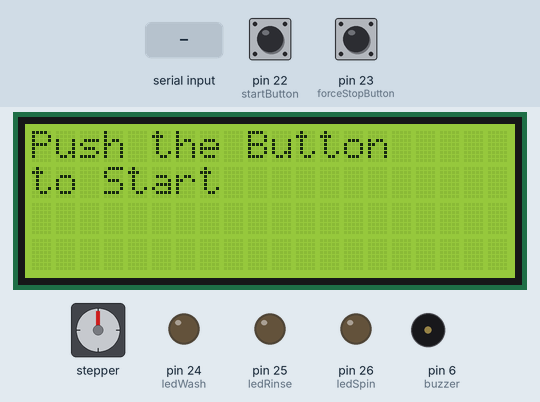
This sketch was run on a simulated Arduino Mega 2560, built with avr-gcc and run on an emulated ATmega2560. On the bench: 20×4 character LCD, stepper motor, output pins drawn as LEDs (lit = HIGH), buzzer (waves = sounding). Inputs (shaded band) come from the test bench; at power-on: pin 23 (forceStopButton) HIGH, pin 22 (startButton) HIGH. Stepper angles assume 2048 steps per turn; pins used as bus, display or sensor lines are not drawn.

Above: at 1.3 s.
1.4 s: "A\n" received over the second serial link
At 1.7 s:
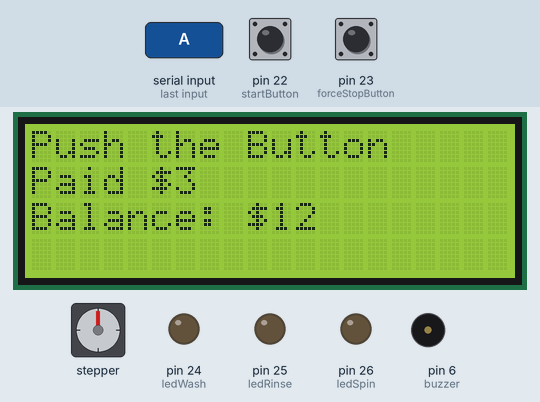
4.4 s: pin 23 (forceStopButton) pulled LOW for 0.15 s
At 4.5 s:
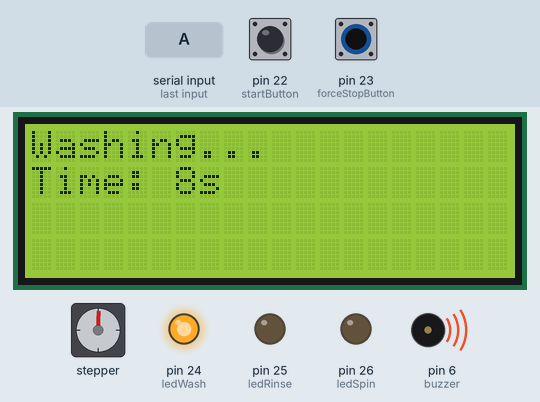
5.1 s: pin 22 (startButton) pulled LOW for 3.2 s
At 7.5 s:
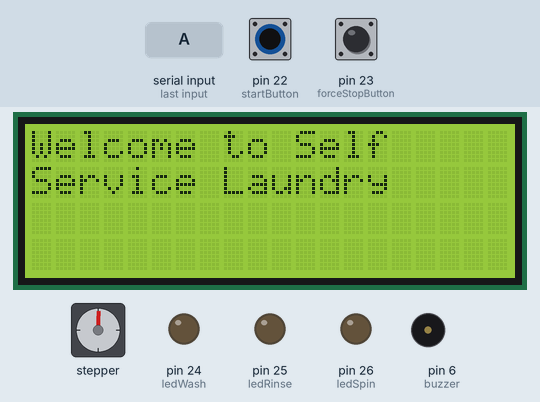
10.4 s: "B\n" received over the second serial link
At 11.6 s:
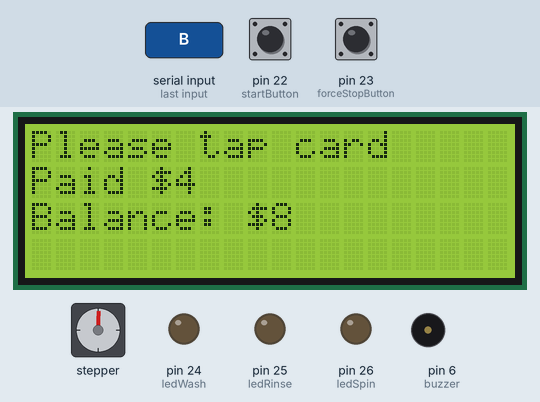
13.4 s: "D \n" received over the second serial link
At 14.8 s:
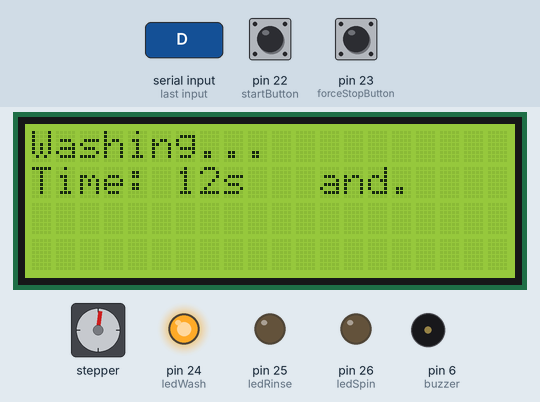
16.4 s: "D 90\n" received over the second serial link
At 16.8 s:
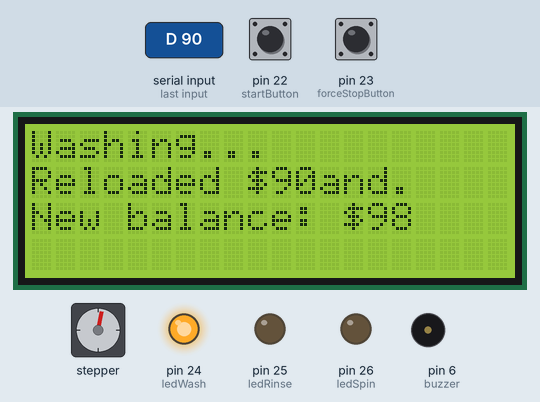
Timing chart, 0 to 23.9 s (numbered marks = the images above; inputs shaded):
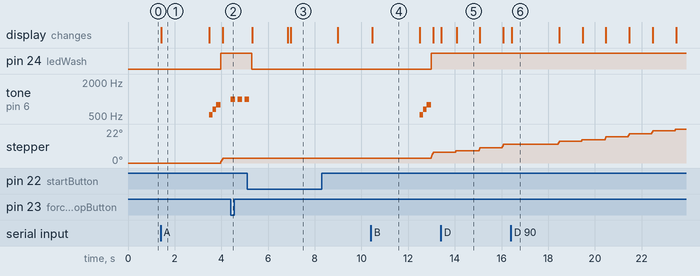

The sketch:

the_real_final_project.ino
```cpp
// --- Include Libraries ---
#include <SPI.h>
#include <MFRC522.h>
#include <SoftwareSerial.h>
#include <LiquidCrystal_I2C.h>
#include <Stepper.h>

// --- RFID and Bluetooth ---
#define SS_PIN 53
#define RST_PIN 5
#define BTSerial Serial1
MFRC522 rfid(SS_PIN, RST_PIN);
SoftwareSerial mySerial(19, 18);
#define STEPS 2048
Stepper myStepper(STEPS, 8, 10, 9, 11);

// --- LCD ---
LiquidCrystal_I2C lcd(0x27, 20, 4);

// --- Pins ---
const int startButton = 22;
const int forceStopButton = 23; // <-- Force stop button added
const int ledWash = 24, ledRinse = 25, ledSpin = 26, buzzer = 6;

// --- State Machine ---
enum MachineState { WAIT_START, WAIT_CARD, WAIT_COMMAND, RUNNING_CYCLE, COMPLETE };
MachineState state = WAIT_START;

// --- Global Variables ---
String users[] = {"79 E2 4D 05", "43 A8 E5 0F"};
int balances[] = {10, 5};
String currentUID = "";
String inputCommand = "";
unsigned long cycleStartTime = 0;
unsigned long currentMillis;
int cycleStep = 0;
bool buzzerPlayed = false;
int cycleDurations[3][3] = {{10, 5, 7}, {15, 7, 10}, {20, 10, 15}};
int remainingSecs = 0;

// --- Setup ---
void setup() {
  Serial.begin(9600);
  Serial1.begin(9600);
  SPI.begin();
  rfid.PCD_Init();
  lcd.init(); lcd.backlight();
  myStepper.setSpeed(10);

  pinMode(startButton, INPUT_PULLUP);
  pinMode(forceStopButton, INPUT_PULLUP);  // <-- Initialize force stop pin
  pinMode(ledWash, OUTPUT);
  pinMode(ledRinse, OUTPUT);
  pinMode(ledSpin, OUTPUT);
  pinMode(buzzer, OUTPUT);

  lcd.setCursor(0, 0);
  lcd.print("Push the Button ");
  lcd.setCursor(0, 1);
  lcd.print("to Start");
  Serial1.print("Push the Button to Start\n");
}

// --- Loop ---
void loop() {
  currentMillis = millis();

  // Check force stop button
  if (digitalRead(forceStopButton) == LOW) {
    forceStopProcess();
    return;  // Exit loop early to avoid running other states
  }

  handleBluetoothCommands();

  switch (state) {
    case WAIT_START:
      if (digitalRead(startButton) == LOW) {
        delay(100);
        if (digitalRead(startButton) == LOW) {
          lcd.clear();
          lcd.setCursor(0, 0);
          lcd.print("Welcome to Self");
          lcd.setCursor(0, 1);
          lcd.print("Service Laundry");
          delay(2000);
          lcd.clear();
          lcd.print("Please tap card");
          Serial1.print("Please tap card\n");
          state = WAIT_CARD;
        }
      }
      break;

    case WAIT_CARD:
      if (rfid.PICC_IsNewCardPresent() && rfid.PICC_ReadCardSerial()) {
        currentUID = getUID(rfid.uid);
        int idx = findUserIndex(currentUID);
        if (idx != -1) {
          lcd.clear();
          lcd.setCursor(0, 0);
          lcd.print("Choose A/B/C/D");
          lcd.setCursor(0, 1);
          lcd.print("Balance: $");
          lcd.print(balances[idx]);
          Serial1.println("Card accepted. Waiting for command.");
          Serial1.println("Choose A (normal), B (warm), C (high), or D (reload)");
          state = WAIT_COMMAND;
        } else {
          lcd.clear(); lcd.print("Unknown Card");
          delay(2000);
          lcd.clear(); lcd.print("Please tap card");
        }
        rfid.PICC_HaltA(); rfid.PCD_StopCrypto1();
      }
      break;

    case WAIT_COMMAND:
      // Bluetooth command waiting handled separately
      break;

    case RUNNING_CYCLE:
      runWashingCycle();
      break;

    case COMPLETE:
      if (!buzzerPlayed) {
        playEndTune();
        buzzerPlayed = true;
      }
      lcd.setCursor(0, 1); lcd.print("Ready to Unload");
      delay(3000);
      lcd.clear();
      lcd.print("Push the Button ");
      lcd.setCursor(0, 1);
      lcd.print("to Start");
      currentUID = "";
      buzzerPlayed = false;
      state = WAIT_START;
      break;
  }
}

// --- Force Stop Logic ---
void forceStopProcess() {
  // Sound emergency alert
  for (int i = 0; i < 3; i++) {
    tone(buzzer, 1000);  // High-pitched beep
    delay(200);
    noTone(buzzer);
    delay(100);
  }

  // Turn off all processes
  digitalWrite(ledWash, LOW);
  digitalWrite(ledRinse, LOW);
  digitalWrite(ledSpin, LOW);

  state = WAIT_START;
  currentUID = "";
  inputCommand = "";
  cycleStep = 0;
  remainingSecs = 0;

  lcd.clear();
  lcd.print("Process Stopped");
  delay(1500);

  lcd.clear();
  lcd.setCursor(0, 0);
  lcd.print("Push the Button ");
  lcd.setCursor(0, 1);
  lcd.print("to Start");

  Serial1.println("Process force stopped. Waiting to start.");
}


// --- Command & Cycle Logic ---
void parseCommand(String cmd) {
  cmd.trim(); cmd.toUpperCase();
  int userIdx = findUserIndex(currentUID);

  if (cmd == "A" || cmd == "B" || cmd == "C") {
    int option = cmd[0] - 'A';
    int cost = option == 0 ? 3 : (option == 1 ? 4 : 6);
    if (balances[userIdx] >= cost) {
      balances[userIdx] -= cost;
      lcd.setCursor(0, 1);
      lcd.print("Paid $"); lcd.print(cost);lcd.print("        ");
      lcd.setCursor(0, 2);
      lcd.print("Balance: $"); lcd.print(balances[userIdx]);lcd.print("     ");
      Serial1.print("Paid $"); Serial1.print(cost);
      Serial1.print(". Balance: $"); Serial1.println(balances[userIdx]);
      delay(2000);
      lcd.setCursor(0, 1);
      lcd.print("             ");
      lcd.setCursor(0, 2);
      lcd.print("                 ");
      //delay(1000);
      startWashingCycle(option);
    } else {
      Serial1.println("Insufficient balance.");
      lcd.setCursor(0, 1); lcd.print("Insufficient balance");
      delay(2000);
      lcd.setCursor(0, 1);
      lcd.print("                    ");
      lcd.setCursor(0, 2);
      lcd.print("                 ");
      //delay(1000);
    }
  } else if (cmd.startsWith("D ")) {
    int amt = cmd.substring(2).toInt();
    if (amt > 0) {
      balances[userIdx] += amt;
      Serial1.print("Reloaded $"); Serial1.print(amt);
      Serial1.print(". New balance: $"); Serial1.println(balances[userIdx]);
      lcd.setCursor(0, 1); lcd.print("Reloaded $"); lcd.print(amt);

      lcd.setCursor(0, 2); lcd.print("New balance: $"); lcd.print(balances[userIdx]); lcd.print("   ");
      delay(2000);
    }
  } else {
    Serial1.println("Invalid command.");
    lcd.setCursor(0, 1); lcd.print("Invalid command.");
  }
}

void startWashingCycle(int type) {
  lcd.clear(); lcd.print("Washing...");
  playStartTune();
  cycleStartTime = millis();
  cycleStep = 0;
  remainingSecs = cycleDurations[type][cycleStep];
  digitalWrite(ledWash, HIGH);
  state = RUNNING_CYCLE;
}

void runWashingCycle() {
  static unsigned long lastTick = 0;
  if (currentMillis - lastTick >= 1000 && remainingSecs > 0) {
    lastTick = currentMillis;
    remainingSecs--;
    myStepper.step(10);
    lcd.setCursor(0, 1); lcd.print("Time: ");
    lcd.print(remainingSecs); lcd.print("s   ");
  }

  if (remainingSecs <= 0) {
    digitalWrite(ledWash, LOW);
    digitalWrite(ledRinse, LOW);
    digitalWrite(ledSpin, LOW);
    cycleStep++;
    if (cycleStep >= 3) {
      lcd.clear(); lcd.print("Cycle Complete!");
      Serial1.print("Ready to Unload");
      state = COMPLETE;
    } else {
      int option = inputCommand == "A" ? 0 : (inputCommand == "B" ? 1 : 2);
      remainingSecs = cycleDurations[option][cycleStep];
      lcd.clear();
      switch (cycleStep) {
        case 1: lcd.print("Rinsing..."); digitalWrite(ledRinse, HIGH); break;
        case 2: lcd.print("Spinning..."); digitalWrite(ledSpin, HIGH); break;
      }
    }
  }
}

// --- Utilities ---
String getUID(MFRC522::Uid uid) {
  String uidStr = "";
  for (byte i = 0; i < uid.size; i++) {
    if (uid.uidByte[i] < 0x10) uidStr += "0";
    uidStr += String(uid.uidByte[i], HEX);
    if (i < uid.size - 1) uidStr += " ";
  }
  uidStr.toUpperCase(); uidStr.trim();
  return uidStr;
}

int findUserIndex(String uid) {
  for (int i = 0; i < sizeof(users) / sizeof(users[0]); i++) {
    if (uid == users[i]) return i;
  }
  return -1;
}

void handleBluetoothCommands() {
  while (Serial1.available()) {
    char c = Serial1.read();
    if (c == '\n' || c == '\r') {
      if (inputCommand.length() > 0) {
        parseCommand(inputCommand);
        inputCommand = "";
      }
    } else {
      inputCommand += c;
    }
  }
}

void playStartTune() {
  tone(buzzer, 523); delay(150);
  tone(buzzer, 659); delay(150);
  tone(buzzer, 784); delay(200);
  noTone(buzzer);
}

void playEndTune() {
  tone(buzzer, 784); delay(150);
  tone(buzzer, 659); delay(150);
  tone(buzzer, 523); delay(200);
  noTone(buzzer);
}
```

Measured:
- after the input at 4.4 s, tone on pin 6 (buzzer): alternates 1000 Hz for 0.20 s and silent for 0.10 s, starting at once; stepper: stops changing and stays 3°
- after the input at 5.1 s, the display: first differs from a run without the input after 1.9 s (image 3)
- after the input at 13.4 s, the display: first changes at once (image 5 shows a later state)
- after the input at 16.4 s, the display: changes at once (image 6)
- what the display in image 1 shows lasts 2.1 s, from 1.4 s to 3.5 s
